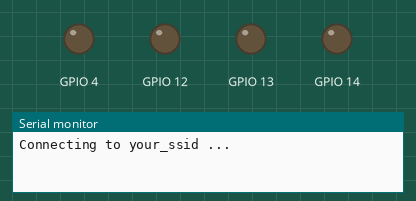
The sketch below on a simulated ESP32. Shown: output pins drawn as LEDs (lit = HIGH), the last lines printed to the serial monitor. At 53.2 s the program restarts the board; the recording ends there.

Above: at 0.1 s.
At 2.1 s:
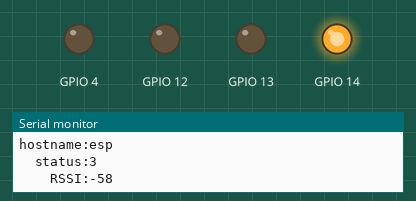
Timing chart, 0 to 3.6 s (numbered marks = the images above):
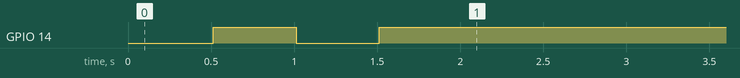

The sketch:

shootnet_trigger.ino
```cpp
#include <shootnet_trigger.h>

ShootNet_Trigger _trigger;

void setup()
{
  Serial.begin(115200);
  _trigger.begin();
}

void loop()
{
  _trigger.iterate();
  delay(1); // delay or yield necessary to allow esp8266 to maintain connectivity
}
```
